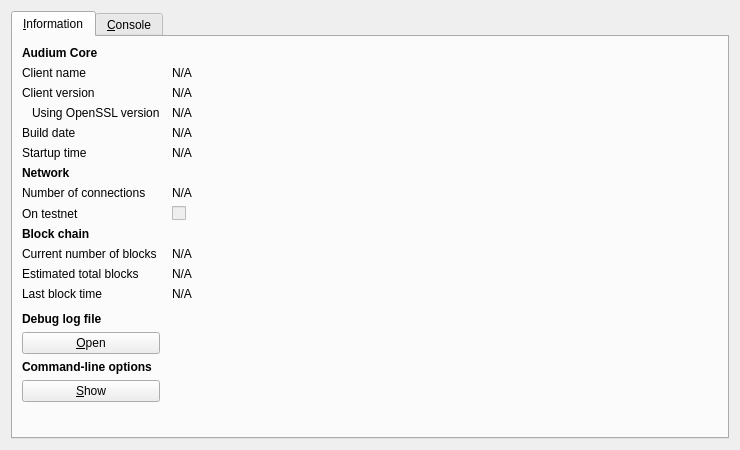
<?xml version="1.0" encoding="UTF-8"?>
<ui version="4.0">
 <class>RPCConsole</class>
 <widget class="QDialog" name="RPCConsole">
  <property name="geometry">
   <rect>
    <x>0</x>
    <y>0</y>
    <width>740</width>
    <height>450</height>
   </rect>
  </property>
  <property name="windowTitle">
   <string>Audium - Debug window</string>
  </property>
  <layout class="QVBoxLayout" name="verticalLayout_2">
   <item>
    <widget class="QTabWidget" name="tabWidget">
     <property name="currentIndex">
      <number>0</number>
     </property>
     <widget class="QWidget" name="tab_info">
      <attribute name="title">
       <string>&amp;Information</string>
      </attribute>
      <layout class="QGridLayout" name="gridLayout" columnstretch="0,1">
       <property name="horizontalSpacing">
        <number>12</number>
       </property>
       <item row="0" column="0">
        <widget class="QLabel" name="label_9">
         <property name="font">
          <font>
           <weight>75</weight>
           <bold>true</bold>
          </font>
         </property>
         <property name="text">
          <string>Audium Core</string>
         </property>
        </widget>
       </item>
       <item row="1" column="0">
        <widget class="QLabel" name="label_5">
         <property name="text">
          <string>Client name</string>
         </property>
        </widget>
       </item>
       <item row="1" column="1">
        <widget class="QLabel" name="clientName">
         <property name="cursor">
          <cursorShape>IBeamCursor</cursorShape>
         </property>
         <property name="text">
          <string>N/A</string>
         </property>
         <property name="textFormat">
          <enum>Qt::PlainText</enum>
         </property>
         <property name="textInteractionFlags">
          <set>Qt::LinksAccessibleByMouse|Qt::TextSelectableByKeyboard|Qt::TextSelectableByMouse</set>
         </property>
        </widget>
       </item>
       <item row="2" column="0">
        <widget class="QLabel" name="label_6">
         <property name="text">
          <string>Client version</string>
         </property>
        </widget>
       </item>
       <item row="2" column="1">
        <widget class="QLabel" name="clientVersion">
         <property name="cursor">
          <cursorShape>IBeamCursor</cursorShape>
         </property>
         <property name="text">
          <string>N/A</string>
         </property>
         <property name="textFormat">
          <enum>Qt::PlainText</enum>
         </property>
         <property name="textInteractionFlags">
          <set>Qt::LinksAccessibleByMouse|Qt::TextSelectableByKeyboard|Qt::TextSelectableByMouse</set>
         </property>
        </widget>
       </item>
       <item row="3" column="0">
        <widget class="QLabel" name="label_14">
         <property name="text">
          <string>Using OpenSSL version</string>
         </property>
         <property name="indent">
          <number>10</number>
         </property>
        </widget>
       </item>
       <item row="3" column="1">
        <widget class="QLabel" name="openSSLVersion">
         <property name="cursor">
          <cursorShape>IBeamCursor</cursorShape>
         </property>
         <property name="text">
          <string>N/A</string>
         </property>
         <property name="textFormat">
          <enum>Qt::PlainText</enum>
         </property>
         <property name="textInteractionFlags">
          <set>Qt::LinksAccessibleByMouse|Qt::TextSelectableByKeyboard|Qt::TextSelectableByMouse</set>
         </property>
        </widget>
       </item>
       <item row="4" column="0">
        <widget class="QLabel" name="label_12">
         <property name="text">
          <string>Build date</string>
         </property>
        </widget>
       </item>
       <item row="4" column="1">
        <widget class="QLabel" name="buildDate">
         <property name="cursor">
          <cursorShape>IBeamCursor</cursorShape>
         </property>
         <property name="text">
          <string>N/A</string>
         </property>
         <property name="textFormat">
          <enum>Qt::PlainText</enum>
         </property>
         <property name="textInteractionFlags">
          <set>Qt::LinksAccessibleByMouse|Qt::TextSelectableByKeyboard|Qt::TextSelectableByMouse</set>
         </property>
        </widget>
       </item>
       <item row="5" column="0">
        <widget class="QLabel" name="label_13">
         <property name="text">
          <string>Startup time</string>
         </property>
        </widget>
       </item>
       <item row="5" column="1">
        <widget class="QLabel" name="startupTime">
         <property name="cursor">
          <cursorShape>IBeamCursor</cursorShape>
         </property>
         <property name="text">
          <string>N/A</string>
         </property>
         <property name="textFormat">
          <enum>Qt::PlainText</enum>
         </property>
         <property name="textInteractionFlags">
          <set>Qt::LinksAccessibleByMouse|Qt::TextSelectableByKeyboard|Qt::TextSelectableByMouse</set>
         </property>
        </widget>
       </item>
       <item row="6" column="0">
        <widget class="QLabel" name="label_11">
         <property name="font">
          <font>
           <weight>75</weight>
           <bold>true</bold>
          </font>
         </property>
         <property name="text">
          <string>Network</string>
         </property>
        </widget>
       </item>
       <item row="7" column="0">
        <widget class="QLabel" name="label_7">
         <property name="text">
          <string>Number of connections</string>
         </property>
        </widget>
       </item>
       <item row="7" column="1">
        <widget class="QLabel" name="numberOfConnections">
         <property name="cursor">
          <cursorShape>IBeamCursor</cursorShape>
         </property>
         <property name="text">
          <string>N/A</string>
         </property>
         <property name="textFormat">
          <enum>Qt::PlainText</enum>
         </property>
         <property name="textInteractionFlags">
          <set>Qt::LinksAccessibleByMouse|Qt::TextSelectableByKeyboard|Qt::TextSelectableByMouse</set>
         </property>
        </widget>
       </item>
       <item row="8" column="0">
        <widget class="QLabel" name="label_8">
         <property name="text">
          <string>On testnet</string>
         </property>
        </widget>
       </item>
       <item row="8" column="1">
        <widget class="QCheckBox" name="isTestNet">
         <property name="enabled">
          <bool>false</bool>
         </property>
         <property name="text">
          <string/>
         </property>
        </widget>
       </item>
       <item row="9" column="0">
        <widget class="QLabel" name="label_10">
         <property name="font">
          <font>
           <weight>75</weight>
           <bold>true</bold>
          </font>
         </property>
         <property name="text">
          <string>Block chain</string>
         </property>
        </widget>
       </item>
       <item row="10" column="0">
        <widget class="QLabel" name="label_3">
         <property name="text">
          <string>Current number of blocks</string>
         </property>
        </widget>
       </item>
       <item row="10" column="1">
        <widget class="QLabel" name="numberOfBlocks">
         <property name="cursor">
          <cursorShape>IBeamCursor</cursorShape>
         </property>
         <property name="text">
          <string>N/A</string>
         </property>
         <property name="textFormat">
          <enum>Qt::PlainText</enum>
         </property>
         <property name="textInteractionFlags">
          <set>Qt::LinksAccessibleByMouse|Qt::TextSelectableByKeyboard|Qt::TextSelectableByMouse</set>
         </property>
        </widget>
       </item>
       <item row="11" column="0">
        <widget class="QLabel" name="label_4">
         <property name="text">
          <string>Estimated total blocks</string>
         </property>
        </widget>
       </item>
       <item row="11" column="1">
        <widget class="QLabel" name="totalBlocks">
         <property name="cursor">
          <cursorShape>IBeamCursor</cursorShape>
         </property>
         <property name="text">
          <string>N/A</string>
         </property>
         <property name="textFormat">
          <enum>Qt::PlainText</enum>
         </property>
         <property name="textInteractionFlags">
          <set>Qt::LinksAccessibleByMouse|Qt::TextSelectableByKeyboard|Qt::TextSelectableByMouse</set>
         </property>
        </widget>
       </item>
       <item row="12" column="0">
        <widget class="QLabel" name="label_2">
         <property name="text">
          <string>Last block time</string>
         </property>
        </widget>
       </item>
       <item row="12" column="1">
        <widget class="QLabel" name="lastBlockTime">
         <property name="cursor">
          <cursorShape>IBeamCursor</cursorShape>
         </property>
         <property name="text">
          <string>N/A</string>
         </property>
         <property name="textFormat">
          <enum>Qt::PlainText</enum>
         </property>
         <property name="textInteractionFlags">
          <set>Qt::LinksAccessibleByMouse|Qt::TextSelectableByKeyboard|Qt::TextSelectableByMouse</set>
         </property>
        </widget>
       </item>
       <item row="13" column="0">
        <spacer name="verticalSpacer_2">
         <property name="orientation">
          <enum>Qt::Vertical</enum>
         </property>
         <property name="sizeHint" stdset="0">
          <size>
           <width>20</width>
           <height>20</height>
          </size>
         </property>
        </spacer>
       </item>
       <item row="14" column="0">
        <widget class="QLabel" name="labelDebugLogfile">
         <property name="font">
          <font>
           <weight>75</weight>
           <bold>true</bold>
          </font>
         </property>
         <property name="text">
          <string>Debug log file</string>
         </property>
        </widget>
       </item>
       <item row="15" column="0">
        <widget class="QPushButton" name="openDebugLogfileButton">
         <property name="toolTip">
          <string>Open the Audium debug log file from the current data directory. This can take a few seconds for large log files.</string>
         </property>
         <property name="text">
          <string>&amp;Open</string>
         </property>
         <property name="autoDefault">
          <bool>false</bool>
         </property>
        </widget>
       </item>
       <item row="16" column="0">
        <widget class="QLabel" name="labelCLOptions">
         <property name="font">
          <font>
           <weight>75</weight>
           <bold>true</bold>
          </font>
         </property>
         <property name="text">
          <string>Command-line options</string>
         </property>
        </widget>
       </item>
       <item row="17" column="0">
        <widget class="QPushButton" name="showCLOptionsButton">
         <property name="toolTip">
          <string>Show the Audium-Qt help message to get a list with possible Audium command-line options.</string>
         </property>
         <property name="text">
          <string>&amp;Show</string>
         </property>
         <property name="autoDefault">
          <bool>false</bool>
         </property>
        </widget>
       </item>
       <item row="18" column="0">
        <spacer name="verticalSpacer">
         <property name="orientation">
          <enum>Qt::Vertical</enum>
         </property>
         <property name="sizeHint" stdset="0">
          <size>
           <width>20</width>
           <height>40</height>
          </size>
         </property>
        </spacer>
       </item>
      </layout>
     </widget>
     <widget class="QWidget" name="tab_console">
      <attribute name="title">
       <string>&amp;Console</string>
      </attribute>
      <layout class="QVBoxLayout" name="verticalLayout_3">
       <property name="spacing">
        <number>3</number>
       </property>
       <item>
        <widget class="QTextEdit" name="messagesWidget">
         <property name="minimumSize">
          <size>
           <width>0</width>
           <height>100</height>
          </size>
         </property>
         <property name="readOnly">
          <bool>true</bool>
         </property>
         <property name="tabKeyNavigation" stdset="0">
          <bool>false</bool>
         </property>
         <property name="columnCount" stdset="0">
          <number>2</number>
         </property>
        </widget>
       </item>
       <item>
        <layout class="QHBoxLayout" name="horizontalLayout">
         <property name="spacing">
          <number>3</number>
         </property>
         <item>
          <widget class="QLabel" name="label">
           <property name="text">
            <string notr="true">&gt;</string>
           </property>
          </widget>
         </item>
         <item>
          <widget class="QLineEdit" name="lineEdit"/>
         </item>
         <item>
          <widget class="QPushButton" name="clearButton">
           <property name="maximumSize">
            <size>
             <width>24</width>
             <height>24</height>
            </size>
           </property>
           <property name="toolTip">
            <string>Clear console</string>
           </property>
           <property name="text">
            <string/>
           </property>
           <property name="icon">
            <iconset resource="../bitcoin.qrc">
             <normaloff>:/icons/remove</normaloff>:/icons/remove</iconset>
           </property>
           <property name="shortcut">
            <string notr="true">Ctrl+L</string>
           </property>
           <property name="autoDefault">
            <bool>false</bool>
           </property>
          </widget>
         </item>
        </layout>
       </item>
      </layout>
     </widget>
    </widget>
   </item>
  </layout>
 </widget>
 <resources>
  <include location="../bitcoin.qrc"/>
 </resources>
 <connections/>
</ui>
